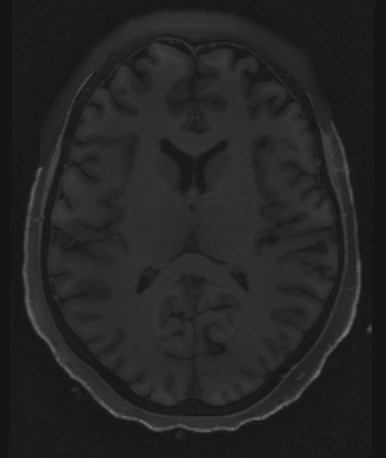
%> input picture Assignment 1/brain-mri.png, 386 x 458 px
$ octave a1_programming.m   (GNU Octave 9; MATLAB toolbox functions it lacks are replaced by stand-ins)
%> lines starting %> are read from the running program, lines starting %| are printed output that depends on the picture
pkg load image
pkg load statistics

%% 1
% Read the images
brain_mri = imread('brain-mri.png');
%> brain_mri is the input picture: size 458x386 uint8; min 19, max 120, mean 36.4
landscape = imread('landscape.png');
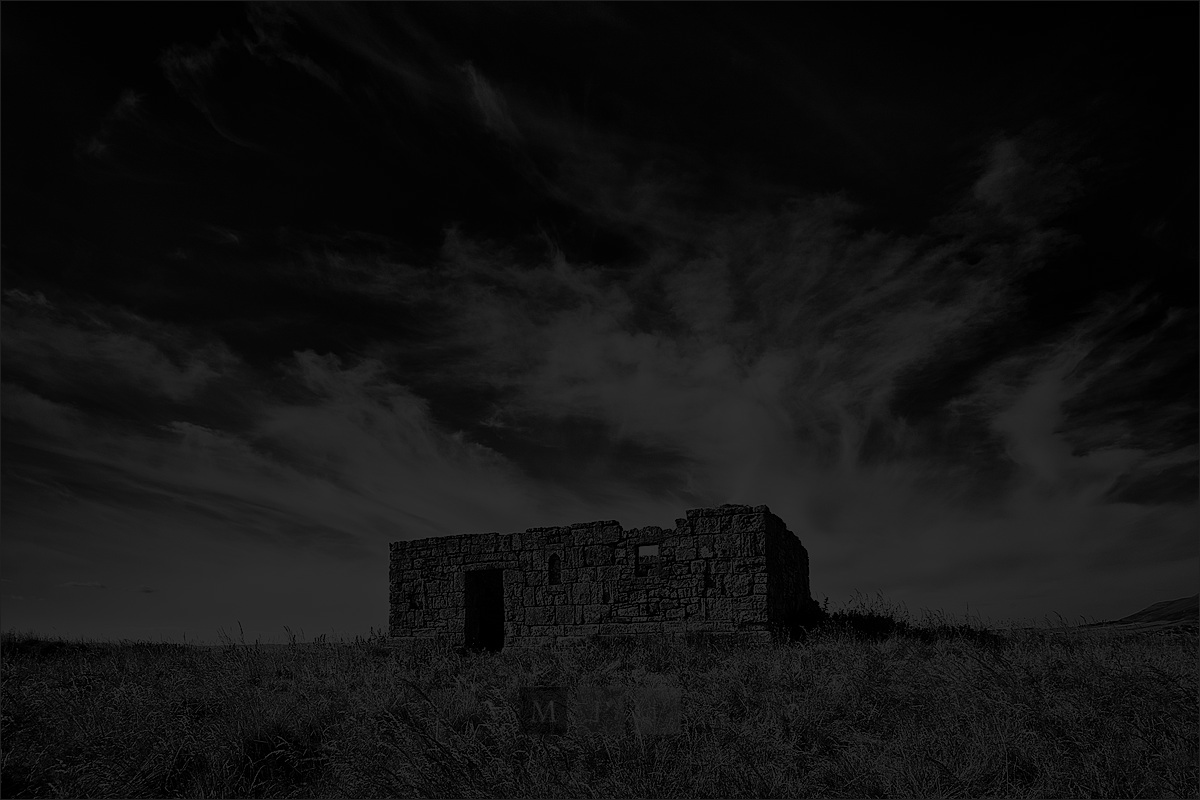
%> input picture Assignment 1/landscape.png, 1200 x 800 px
%> landscape is the input picture: size 800x1200 uint8; min 0, max 51, mean 18.9

% 2
% Calculate histograms
H1 = zeros(1, 256);
for i = 1:length(H1)
  H1(i) = sum(sum(brain_mri == i - 1));
endfor
%> after the loop, H1 = 256 values, max 15257 at index 27, min 0 at index 1, mean 690.6

subplot(2,2,1);
plot(H1);
title('brain-mri');

H2 = zeros(1, 256);
for i = 1:length(H2)
  H2(i) = sum(sum(landscape == i - 1));
endfor
%> after the loop, H2 = 256 values, max 60082 at index 5, min 0 at index 53, mean 3750

subplot(2,2,2);
plot(H2);
title('landscape');

% 3
% Calculate histograms using imhist
histo_brain_mri = imhist(brain_mri);
%> histo_brain_mri has the same summary as H1
histo_landscape = imhist(landscape);
%> histo_landscape has the same summary as H2

subplot(2,2,3);
plot(histo_brain_mri);
title('brain-mri (imhist)');

subplot(2,2,4);
plot(histo_landscape);
title('landscape (imhist)');
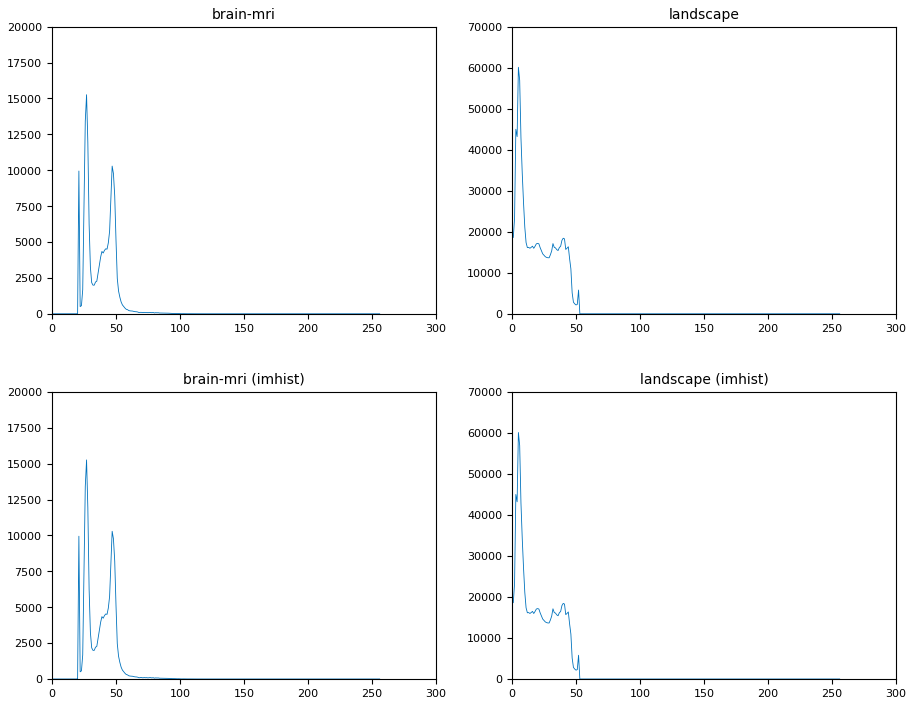
%> figure redrawn from the program's plot data, 4 panels; panel 1: curve peaks at x = 27, y = 15257; panel 2: curve peaks at x = 5, y = 60082

% The histograms used by my program look similar to the ones using imhist

% 4
% Calculate cumulative distribution function
cdf = cumsum(H1 / sum(H1));
%> cdf = 256 values from 0 to 1
% Perform equalization
equalized1 = cdf(double(brain_mri)+1);
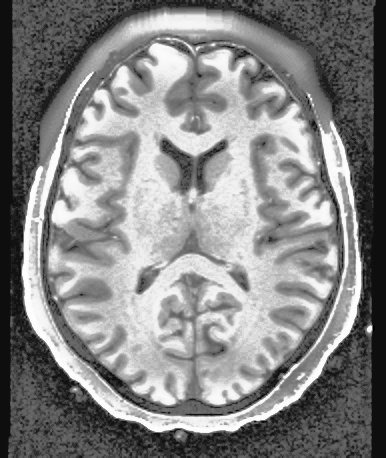
%> equalized1: size 458x386 double; min 7.35e-05, max 1, mean 0.522
% Round
equalized1 = uint8(equalized1 * 255);
%> equalized1: size 458x386 uint8

cdf = cumsum(H2 / sum(H2));
%> cdf = 256 values from 0.0194 to 1
equalized2 = cdf(double(landscape)+1);
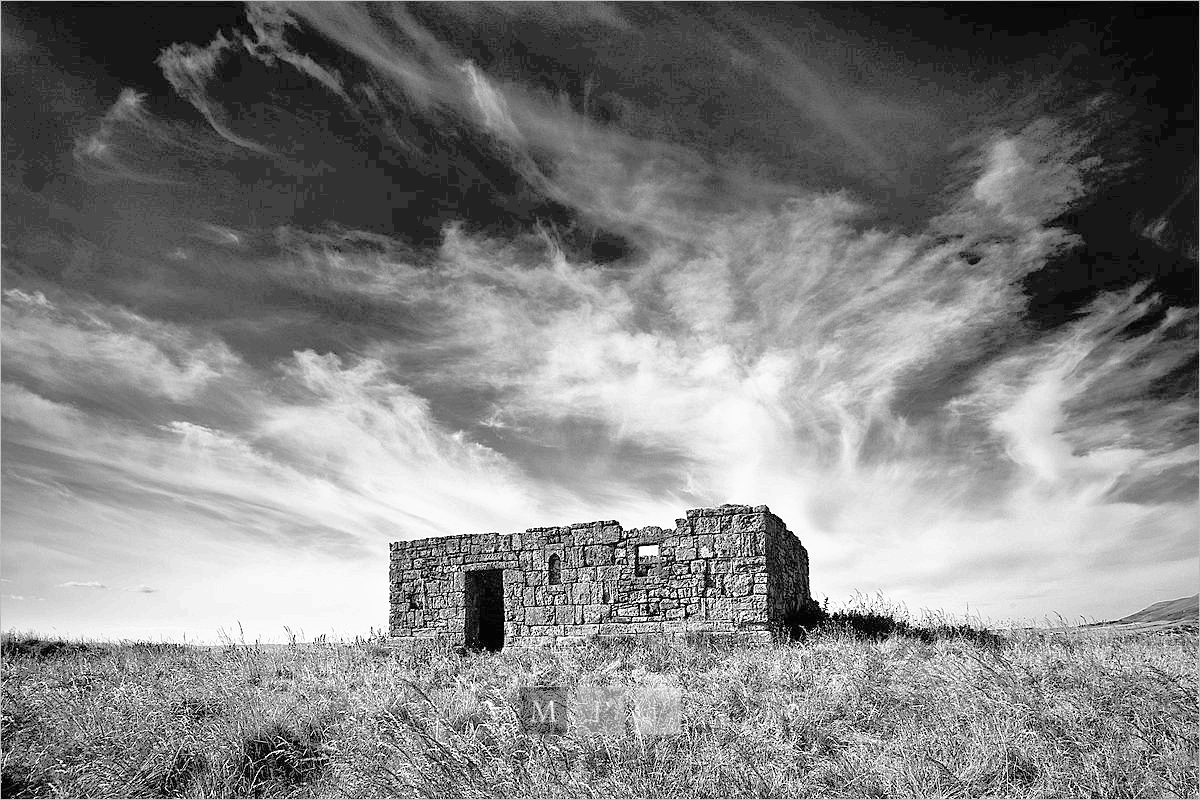
%> equalized2: size 800x1200 double; min 0.0194, max 1, mean 0.514
equalized2 = uint8(equalized2 * 255);
%> equalized2: size 800x1200 uint8

figure;
subplot(2,2,1);
imshow(equalized1);
title('brain-mri');

subplot(2,2,2);
imshow(equalized2);
title('landscape');


% 5
% Histo Equalization using histeq
hist_eq_brain_mri = histeq(brain_mri);
hist_eq_landscape = histeq(landscape);

subplot(2,2,3);
imshow(hist_eq_brain_mri);
title('brain-mri (histeq)');

subplot(2,2,4);
imshow(hist_eq_landscape);
title('landscape (histeq)');

% The histogram-equalized images obtained using my program look similar to histeq

adaptthresh(brain_mri);
